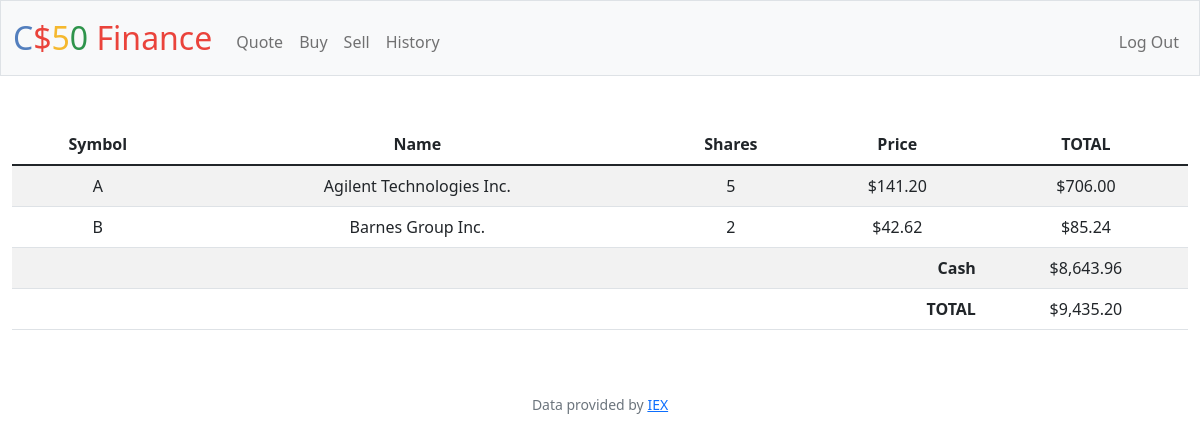
Page / (signed in) on the committed database.
### tables this page shows
CREATE TABLE shares(id INTEGER PRIMARY KEY AUTOINCREMENT NOT NULL, 
symbol TEXT NOT NULL, 
name TEXT NOT NULL, 
price NUMERIC NOT NULL, 
qtde INTEGER NOT NULL,
user_id INTEGER NOT NULL,
FOREIGN KEY(user_id) REFERENCES users(id));

### app.py (the view)
@app.route("/")
@login_required
def index():
    acoes = db.execute("SELECT * FROM shares WHERE user_id = ? AND qtde > 0", session["user_id"])
    user = db.execute("SELECT * FROM users WHERE id = ?", session["user_id"])
    if len(acoes) > 0:
        total = db.execute(
            "SELECT sum(price*qtde)+cash AS total FROM shares, users WHERE user_id = ? AND users.id=user_id", session["user_id"])
        for acao in acoes:
            acao["valor"] = usd(acao["price"])
            acao["total"] = usd(acao["price"] * acao["qtde"])
            acao["price"] = usd(acao["price"])
        return render_template("portifolio.html", shares=acoes, cash=usd(user[0]["cash"]), total=usd(total[0]["total"]))
    return render_template("portifolio.html", shares=acoes, cash=usd(user[0]["cash"]), total=usd(user[0]["cash"]))

### app.py (called while the page is built)
@app.after_request
def after_request(response):
    response.headers["Cache-Control"] = "no-cache, no-store, must-revalidate"
    response.headers["Expires"] = 0
    response.headers["Pragma"] = "no-cache"
    return response

### helpers.py (called while the page is built)
def login_required(f):
    @wraps(f)
    def decorated_function(*args, **kwargs):
        if session.get("user_id") is None:
            return redirect("/login")
        return f(*args, **kwargs)
    return decorated_function

def usd(value):
    return f"${value:,.2f}"

### templates/portifolio.html (shortened to what this page needs)
{% extends "layout.html" %}
{% block main %}
<table class="table table-striped">
    <thead>
        <tr>
            <th scope="col">Symbol</th>
            <th scope="col">Name</th>
            <th scope="col">Shares</th>
            <th scope="col">Price</th>
            <th scope="col">TOTAL</th>
        </tr>
    </thead>
    <tbody>
        {% for a in shares %}
            <tr>
                <td>{{ a['symbol'] }}</th>
                <td>{{ a['name'] }}</td>
                <td>{{ a['qtde'] }}</td>
                <td>{{ a['price'] }}</td>
                <td>{{ a['total'] }}</td>
            </tr>
        {% endfor %}
        <tr>
            <td align="right" colspan="4" scope="row"><b>Cash</b></td>
            <td>{{ cash }}</td>
        </tr>
        <tr>
            <td align="right" colspan="4" scope="row"><b>TOTAL</b></td>
            <td>{{  total }}</td>
        </tr>
    </tbody>
 </table>
{% endblock %}

### rows in the picture
shares: symbol "A", name "Agilent Technologies Inc.", qtde "5", price "$141.20", total "$706.00"
shares: symbol "B", name "Barnes Group Inc.", qtde "2", price "$42.62", total "$85.24"

### other values in the picture
{{ cash }} "$8,643.96"
{{ total }} "$9,435.20"
